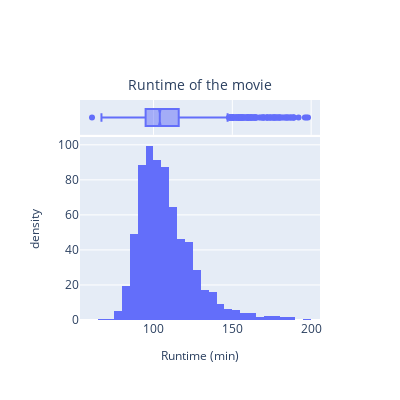

Notebook cell for this chart:
### Code cell
histo_movies_plotly(movie_data_completed)[0].show() # ancien plot

### Figure 1 — Plotly figure (JSON) as saved in the notebook; plotly's stock layout.template omitted (floating-point values rounded to 4 significant figures; data arrays with more than 128 entries replaced by an {"elided": "..."} marker saying what was removed)
{"data": [{"alignmentgroup": "True", "bingroup": "x", "histnorm": "density", "hovertemplate": "Runtime (min)=%{x}<br>density=%{y}<extra></extra>", "legendgroup": "", "marker": {"color": "#636efa", "pattern": {"shape": ""}}, "name": "", "nbinsx": 50, "offsetgroup": "", "orientation": "v", "showlegend": false, "type": "histogram", "x": {"elided": "3493 float values"}, "xaxis": "x", "yaxis": "y"}, {"alignmentgroup": "True", "hovertemplate": "Runtime (min)=%{x}<extra></extra>", "legendgroup": "", "marker": {"color": "#636efa"}, "name": "", "notched": true, "offsetgroup": "", "showlegend": false, "type": "box", "x": {"elided": "3493 float values"}, "xaxis": "x2", "yaxis": "y2"}], "layout": {"barmode": "relative", "height": 400, "legend": {"tracegroupgap": 0}, "title": {"font": {"size": 14}, "text": "Runtime of the movie", "x": 0.5, "y": 0.8}, "width": 400, "xaxis": {"anchor": "y", "domain": [0, 1], "title": {"font": {"size": 12}, "text": "Runtime (min)"}}, "xaxis2": {"anchor": "y2", "domain": [0, 1], "matches": "x", "showgrid": true, "showticklabels": false}, "yaxis": {"anchor": "x", "domain": [0, 0.8316], "title": {"font": {"size": 12}, "text": "density"}}, "yaxis2": {"anchor": "x2", "domain": [0.8416, 1], "matches": "y2", "showgrid": false, "showline": false, "showticklabels": false, "ticks": ""}}}
